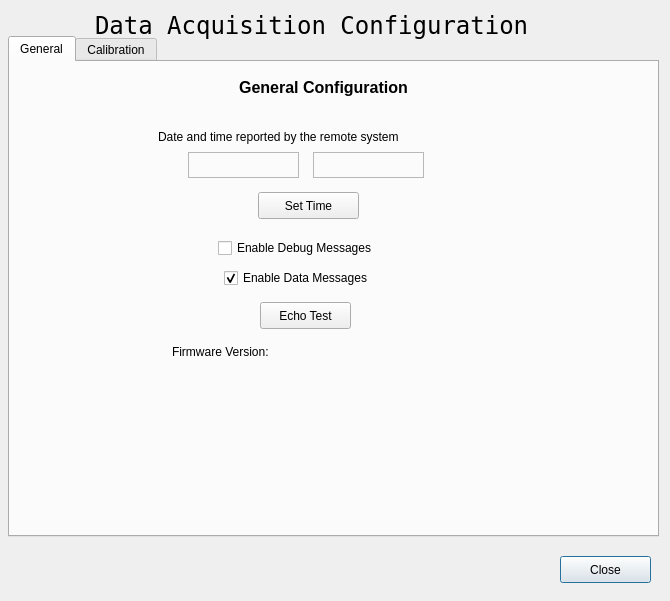
<?xml version="1.0" encoding="UTF-8"?>
<ui version="4.0">
 <class>DataAcquisitionConfigDialog</class>
 <widget class="QDialog" name="DataAcquisitionConfigDialog">
  <property name="geometry">
   <rect>
    <x>0</x>
    <y>0</y>
    <width>670</width>
    <height>601</height>
   </rect>
  </property>
  <property name="windowTitle">
   <string>Data Acquisition Configuration</string>
  </property>
  <widget class="QLabel" name="title">
   <property name="geometry">
    <rect>
     <x>95</x>
     <y>10</y>
     <width>456</width>
     <height>31</height>
    </rect>
   </property>
   <property name="font">
    <font>
     <family>Andale Mono</family>
     <pointsize>18</pointsize>
    </font>
   </property>
   <property name="text">
    <string>Data Acquisition Configuration</string>
   </property>
  </widget>
  <widget class="QPushButton" name="closeButton">
   <property name="geometry">
    <rect>
     <x>560</x>
     <y>556</y>
     <width>91</width>
     <height>27</height>
    </rect>
   </property>
   <property name="text">
    <string>Close</string>
   </property>
  </widget>
  <widget class="QTabWidget" name="tabWidget">
   <property name="geometry">
    <rect>
     <x>8</x>
     <y>36</y>
     <width>651</width>
     <height>501</height>
    </rect>
   </property>
   <property name="toolTip">
    <string/>
   </property>
   <property name="currentIndex">
    <number>0</number>
   </property>
   <widget class="QWidget" name="generalTab">
    <property name="toolTip">
     <string>Time and debug display settings</string>
    </property>
    <attribute name="title">
     <string>General</string>
    </attribute>
    <widget class="QPushButton" name="timeSetButton">
     <property name="geometry">
      <rect>
       <x>248</x>
       <y>130</y>
       <width>101</width>
       <height>27</height>
      </rect>
     </property>
     <property name="toolTip">
      <string>Set the time/date in the remote system from the local time.</string>
     </property>
     <property name="text">
      <string>Set Time</string>
     </property>
    </widget>
    <widget class="QLabel" name="date">
     <property name="geometry">
      <rect>
       <x>178</x>
       <y>90</y>
       <width>111</width>
       <height>26</height>
      </rect>
     </property>
     <property name="toolTip">
      <string>Time/Date in the remote system.</string>
     </property>
     <property name="frameShape">
      <enum>QFrame::StyledPanel</enum>
     </property>
     <property name="frameShadow">
      <enum>QFrame::Raised</enum>
     </property>
     <property name="lineWidth">
      <number>3</number>
     </property>
     <property name="midLineWidth">
      <number>1</number>
     </property>
     <property name="text">
      <string/>
     </property>
    </widget>
    <widget class="QLabel" name="time">
     <property name="geometry">
      <rect>
       <x>303</x>
       <y>90</y>
       <width>111</width>
       <height>26</height>
      </rect>
     </property>
     <property name="toolTip">
      <string>Time/Date in the remote system.</string>
     </property>
     <property name="frameShape">
      <enum>QFrame::StyledPanel</enum>
     </property>
     <property name="frameShadow">
      <enum>QFrame::Raised</enum>
     </property>
     <property name="lineWidth">
      <number>3</number>
     </property>
     <property name="midLineWidth">
      <number>1</number>
     </property>
     <property name="text">
      <string/>
     </property>
    </widget>
    <widget class="QLabel" name="dateTimeLabel">
     <property name="geometry">
      <rect>
       <x>148</x>
       <y>65</y>
       <width>316</width>
       <height>20</height>
      </rect>
     </property>
     <property name="text">
      <string>Date and time reported by the remote system</string>
     </property>
    </widget>
    <widget class="QLabel" name="generalLabel">
     <property name="geometry">
      <rect>
       <x>194</x>
       <y>5</y>
       <width>239</width>
       <height>41</height>
      </rect>
     </property>
     <property name="font">
      <font>
       <pointsize>12</pointsize>
       <weight>75</weight>
       <bold>true</bold>
      </font>
     </property>
     <property name="text">
      <string>General Configuration</string>
     </property>
     <property name="alignment">
      <set>Qt::AlignCenter</set>
     </property>
     <property name="wordWrap">
      <bool>true</bool>
     </property>
    </widget>
    <widget class="QCheckBox" name="debugMessageCheckbox">
     <property name="geometry">
      <rect>
       <x>208</x>
       <y>175</y>
       <width>187</width>
       <height>22</height>
      </rect>
     </property>
     <property name="toolTip">
      <string>Enable Debug Messages to be sent from remote</string>
     </property>
     <property name="text">
      <string>Enable Debug Messages</string>
     </property>
    </widget>
    <widget class="QCheckBox" name="dataMessageCheckbox">
     <property name="geometry">
      <rect>
       <x>214</x>
       <y>205</y>
       <width>185</width>
       <height>22</height>
      </rect>
     </property>
     <property name="toolTip">
      <string>Enable Data Messages. Disabling will stop the main display from showing real-time data and will stoip local recording.</string>
     </property>
     <property name="text">
      <string>Enable Data Messages</string>
     </property>
     <property name="checked">
      <bool>true</bool>
     </property>
    </widget>
    <widget class="QPushButton" name="echoTestButton">
     <property name="geometry">
      <rect>
       <x>250</x>
       <y>240</y>
       <width>91</width>
       <height>27</height>
      </rect>
     </property>
     <property name="toolTip">
      <string>Request an ID to be sent from the remote.</string>
     </property>
     <property name="text">
      <string>Echo Test</string>
     </property>
    </widget>
    <widget class="QLabel" name="firmwareVersion">
     <property name="geometry">
      <rect>
       <x>162</x>
       <y>280</y>
       <width>316</width>
       <height>20</height>
      </rect>
     </property>
     <property name="text">
      <string>Firmware Version:</string>
     </property>
    </widget>
   </widget>
   <widget class="QWidget" name="calibrationTab">
    <property name="toolTip">
     <string>Calibrate zero of current measurements</string>
    </property>
    <attribute name="title">
     <string>Calibration</string>
    </attribute>
    <widget class="QLabel" name="calibrationLabel">
     <property name="geometry">
      <rect>
       <x>96</x>
       <y>5</y>
       <width>431</width>
       <height>41</height>
      </rect>
     </property>
     <property name="font">
      <font>
       <pointsize>12</pointsize>
       <weight>75</weight>
       <bold>true</bold>
      </font>
     </property>
     <property name="text">
      <string>Zero Calibration of  Current Measurements</string>
     </property>
     <property name="alignment">
      <set>Qt::AlignCenter</set>
     </property>
     <property name="wordWrap">
      <bool>true</bool>
     </property>
    </widget>
   </widget>
  </widget>
  <widget class="QLabel" name="errorLabel">
   <property name="geometry">
    <rect>
     <x>8</x>
     <y>564</y>
     <width>511</width>
     <height>20</height>
    </rect>
   </property>
   <property name="text">
    <string/>
   </property>
  </widget>
 </widget>
 <resources/>
 <connections/>
</ui>
